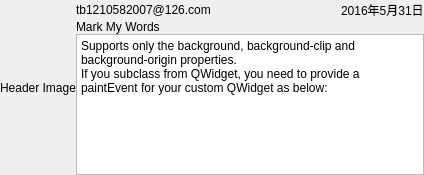
<?xml version="1.0" encoding="UTF-8"?>
<ui version="4.0">
 <class>CustomItem3</class>
 <widget class="QWidget" name="CustomItem3">
  <property name="geometry">
   <rect>
    <x>0</x>
    <y>0</y>
    <width>424</width>
    <height>175</height>
   </rect>
  </property>
  <property name="windowTitle">
   <string>Form</string>
  </property>
  <property name="styleSheet">
   <string notr="true"/>
  </property>
  <layout class="QGridLayout" name="gridLayout">
   <property name="leftMargin">
    <number>0</number>
   </property>
   <property name="topMargin">
    <number>0</number>
   </property>
   <property name="rightMargin">
    <number>0</number>
   </property>
   <property name="bottomMargin">
    <number>0</number>
   </property>
   <property name="spacing">
    <number>0</number>
   </property>
   <item row="0" column="0">
    <layout class="QHBoxLayout" name="horizontalLayout_2">
     <item>
      <widget class="QLabel" name="label">
       <property name="text">
        <string>Header Image</string>
       </property>
      </widget>
     </item>
     <item>
      <layout class="QVBoxLayout" name="verticalLayout">
       <item>
        <layout class="QHBoxLayout" name="horizontalLayout">
         <item>
          <widget class="QLabel" name="label_2">
           <property name="text">
            <string>tb1210582007@126.com</string>
           </property>
          </widget>
         </item>
         <item>
          <spacer name="horizontalSpacer">
           <property name="orientation">
            <enum>Qt::Horizontal</enum>
           </property>
           <property name="sizeHint" stdset="0">
            <size>
             <width>40</width>
             <height>20</height>
            </size>
           </property>
          </spacer>
         </item>
         <item>
          <widget class="QLabel" name="label_3">
           <property name="text">
            <string>2016年5月31日</string>
           </property>
          </widget>
         </item>
        </layout>
       </item>
       <item>
        <widget class="QLabel" name="label_4">
         <property name="text">
          <string>Mark My Words</string>
         </property>
        </widget>
       </item>
       <item>
        <widget class="QPlainTextEdit" name="plainTextEdit">
         <property name="plainText">
          <string>Supports only the background, background-clip and background-origin properties.
If you subclass from QWidget, you need to provide a paintEvent for your custom QWidget as below:</string>
         </property>
        </widget>
       </item>
      </layout>
     </item>
    </layout>
   </item>
  </layout>
 </widget>
 <resources/>
 <connections/>
</ui>
